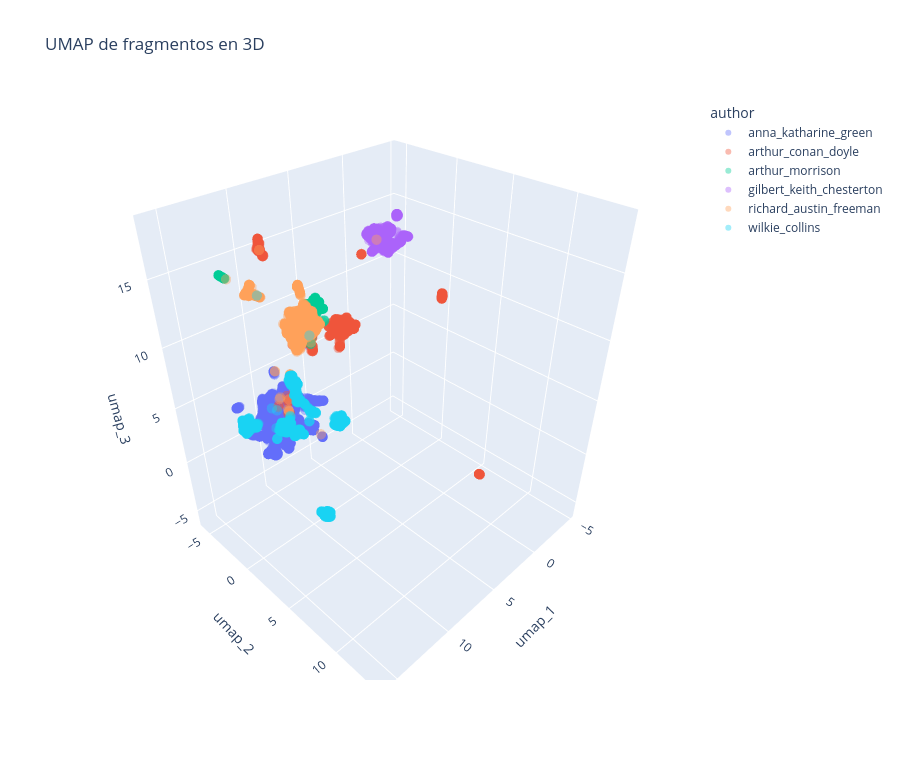

This figure's notebook cell:
### Code cell
fig_chunks_3 = px.scatter_3d(
    chunks_vis_df,
    x="umap_1",
    y="umap_2",
    z="umap_3",
    color="author",
    hover_data=["author", "work", "chunk_index", "token_count"],
    title="UMAP de fragmentos en 3D",
    height=760,
)
fig_chunks_3.update_traces(marker=dict(size=6, opacity=0.40))
fig_chunks_3.show()

### Figure 1 — Plotly figure (JSON) as saved in the notebook; plotly's stock layout.template omitted (floating-point values rounded to 4 significant figures; data arrays with more than 128 entries replaced by an {"elided": "..."} marker saying what was removed)
{"data": [{"customdata": {"elided": "3039x4 mixed values"}, "hovertemplate": "author=%{customdata[0]}<br>umap_1=%{x}<br>umap_2=%{y}<br>umap_3=%{z}<br>work=%{customdata[1]}<br>chunk_index=%{customdata[2]}<br>token_count=%{customdata[3]}<extra></extra>", "legendgroup": "anna_katharine_green", "marker": {"color": "#636efa", "opacity": 0.4, "size": 6, "symbol": "circle"}, "mode": "markers", "name": "anna_katharine_green", "scene": "scene", "showlegend": true, "type": "scatter3d", "x": {"elided": "3039 float values"}, "y": {"elided": "3039 float values"}, "z": {"elided": "3039 float values"}}, {"customdata": {"elided": "1105x4 mixed values"}, "hovertemplate": "author=%{customdata[0]}<br>umap_1=%{x}<br>umap_2=%{y}<br>umap_3=%{z}<br>work=%{customdata[1]}<br>chunk_index=%{customdata[2]}<br>token_count=%{customdata[3]}<extra></extra>", "legendgroup": "arthur_conan_doyle", "marker": {"color": "#EF553B", "opacity": 0.4, "size": 6, "symbol": "circle"}, "mode": "markers", "name": "arthur_conan_doyle", "scene": "scene", "showlegend": true, "type": "scatter3d", "x": {"elided": "1105 float values"}, "y": {"elided": "1105 float values"}, "z": {"elided": "1105 float values"}}, {"customdata": {"elided": "451x4 mixed values"}, "hovertemplate": "author=%{customdata[0]}<br>umap_1=%{x}<br>umap_2=%{y}<br>umap_3=%{z}<br>work=%{customdata[1]}<br>chunk_index=%{customdata[2]}<br>token_count=%{customdata[3]}<extra></extra>", "legendgroup": "arthur_morrison", "marker": {"color": "#00cc96", "opacity": 0.4, "size": 6, "symbol": "circle"}, "mode": "markers", "name": "arthur_morrison", "scene": "scene", "showlegend": true, "type": "scatter3d", "x": {"elided": "451 float values"}, "y": {"elided": "451 float values"}, "z": {"elided": "451 float values"}}, {"customdata": {"elided": "1105x4 mixed values"}, "hovertemplate": "author=%{customdata[0]}<br>umap_1=%{x}<br>umap_2=%{y}<br>umap_3=%{z}<br>work=%{customdata[1]}<br>chunk_index=%{customdata[2]}<br>token_count=%{customdata[3]}<extra></extra>", "legendgroup": "gilbert_keith_chesterton", "marker": {"color": "#ab63fa", "opacity": 0.4, "size": 6, "symbol": "circle"}, "mode": "markers", "name": "gilbert_keith_chesterton", "scene": "scene", "showlegend": true, "type": "scatter3d", "x": {"elided": "1105 float values"}, "y": {"elided": "1105 float values"}, "z": {"elided": "1105 float values"}}, {"customdata": {"elided": "1586x4 mixed values"}, "hovertemplate": "author=%{customdata[0]}<br>umap_1=%{x}<br>umap_2=%{y}<br>umap_3=%{z}<br>work=%{customdata[1]}<br>chunk_index=%{customdata[2]}<br>token_count=%{customdata[3]}<extra></extra>", "legendgroup": "richard_austin_freeman", "marker": {"color": "#FFA15A", "opacity": 0.4, "size": 6, "symbol": "circle"}, "mode": "markers", "name": "richard_austin_freeman", "scene": "scene", "showlegend": true, "type": "scatter3d", "x": {"elided": "1586 float values"}, "y": {"elided": "1586 float values"}, "z": {"elided": "1586 float values"}}, {"customdata": {"elided": "2225x4 mixed values"}, "hovertemplate": "author=%{customdata[0]}<br>umap_1=%{x}<br>umap_2=%{y}<br>umap_3=%{z}<br>work=%{customdata[1]}<br>chunk_index=%{customdata[2]}<br>token_count=%{customdata[3]}<extra></extra>", "legendgroup": "wilkie_collins", "marker": {"color": "#19d3f3", "opacity": 0.4, "size": 6, "symbol": "circle"}, "mode": "markers", "name": "wilkie_collins", "scene": "scene", "showlegend": true, "type": "scatter3d", "x": {"elided": "2225 float values"}, "y": {"elided": "2225 float values"}, "z": {"elided": "2225 float values"}}], "layout": {"height": 760, "legend": {"title": {"text": "author"}, "tracegroupgap": 0}, "scene": {"domain": {"x": [0, 1], "y": [0, 1]}, "xaxis": {"title": {"text": "umap_1"}}, "yaxis": {"title": {"text": "umap_2"}}, "zaxis": {"title": {"text": "umap_3"}}}, "title": {"text": "UMAP de fragmentos en 3D"}}}
